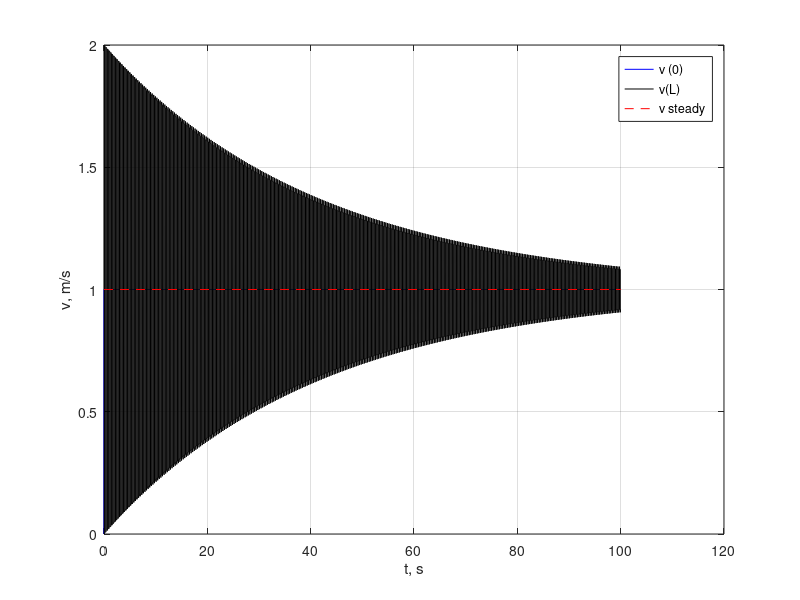

Here is the MATLAB script that generated this plot:

clear all , close all , clc
% set(0, ' defaultaxesfontsize ' ,12,' defaultlinelinewidth ' ,2)
L =100; D =0.4; lambda =0.02; a = 1300; rho =1000; vin =1; pout =1e5;
Npts =20; dx=L/( Npts -1); dt=dx/a; Tp =2*L/a; tend =100;
v= zeros(Npts ,1); p=1e5* ones(Npts ,1); vnew =v; pnew =p; alpha =v; beta =v; vends =[0 0 0];
% v_s = sqrt(( ptank - pout )/( lambda *L/D*rho /2) );
t=0;
while t< tend
for i=1: Npts
alpha (i)=p(i)+rho*a*v(i); beta(i) =p(i)-rho*a*v(i);
end
%% Update internal points with explicit scheme
for i=2: Npts -1
Sl=- lambda/2/D*v(i -1)* abs(v(i -1)); alpha_new = alpha(i -1)+dt* rho*a*Sl;
Sr=- lambda/2/D*v(i +1)* abs(v(i +1)); beta_new = beta(i +1) -dt* rho*a*Sr;
vnew(i)=( alpha_new - beta_new ) /2/ rho/a;
pnew(i)=( alpha_new + beta_new ) /2;
end
%% Left boundary : fixed pressure
vnew(1)= vin ; pnew(1) = rho*a*vnew(1) + beta(2) - dt*rho*a*lambda/2/D*v(1)*abs(v(1));
%% Right boundary : fixed pressure
pnew(end)= pout ; vnew(end)=(alpha(end-1)-dt*rho*a*lambda/2/D*v(end-1)*abs(v(end-1)) - pnew(end))/ rho/a;
%% Close step
t=t+dt; p= pnew ; v= vnew ; vends =[ vends ; t vnew(1) vnew(end)];
%% Plot distributions as movie
% figure(1) , xx= linspace(0,L, Npts );
% subplot(2 ,1 ,1) , plot(xx ,p/1e5)
% grid on , ylabel('p, bar ')
% title([ 't=',num2str(t),'s, ',num2str( round(t/ tend *100) ),'%'])
% subplot(2 ,1 ,2) , plot(xx ,v,'k' ,[0 L],vin *[1 1], 'r--')
% grid on , ylabel('v, m/s'), xlabel('x, m'), drawnow
end
%% Plot velocities @ x=0,L
figure(2)
tt= vends(: ,1);
plot(tt , vends(: ,2) ,'b',tt , vends(: ,3) ,'k' ,[0 t], vin *[1 1], 'r--')
xlabel('t, s'), ylabel ('v, m/s'), grid on
legend('v (0) ','v(L)','v steady ','Location ','best ')
